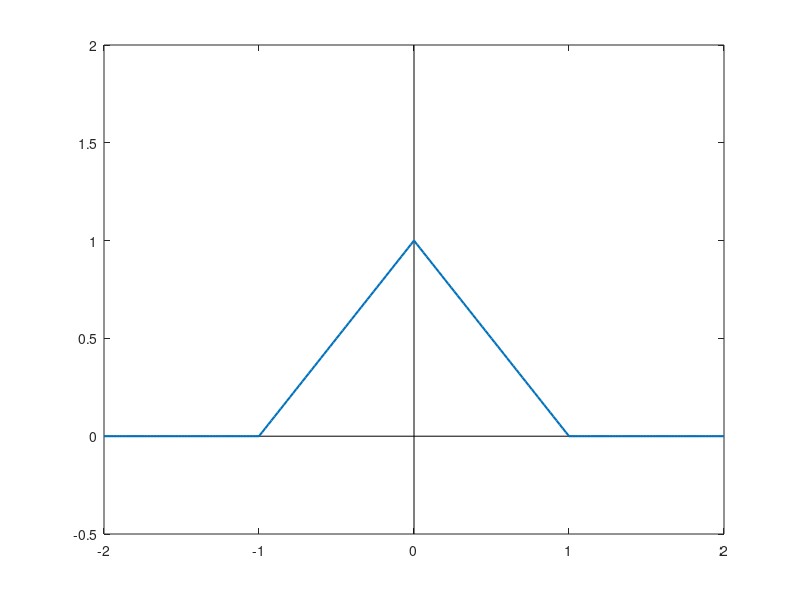

This figure's MATLAB source: (Note: this script raises an error after producing the figure.)
function figp3_14

% FIGURE p3.14: Probabilty density function (Problem 3.14)

clc
clear
fprintf ('Figure p3.14: Probabilty density function\n\n')
 
% Construct function

n = 201;
x = linspace (-2,2,n);
p = zeros(1,n);
for i = 1 : n
   if (x(i) >= -1) & (x(i) <= 0)
      p(i) = 1 + x(i);
   end
   if (x(i) > 0) & (x(i) <= 1)
      p(i) = 1 - x(i);
   end
end

% Plot it

figure
plot ([-2 2],[0 0],'k',[0 0],[-.5 2],'k')
hold on
plot (x,p,'LineWidth',1.5)
f_labels ('Probability density function','\it{x}','\it{p(x)}')
f_wait
 
